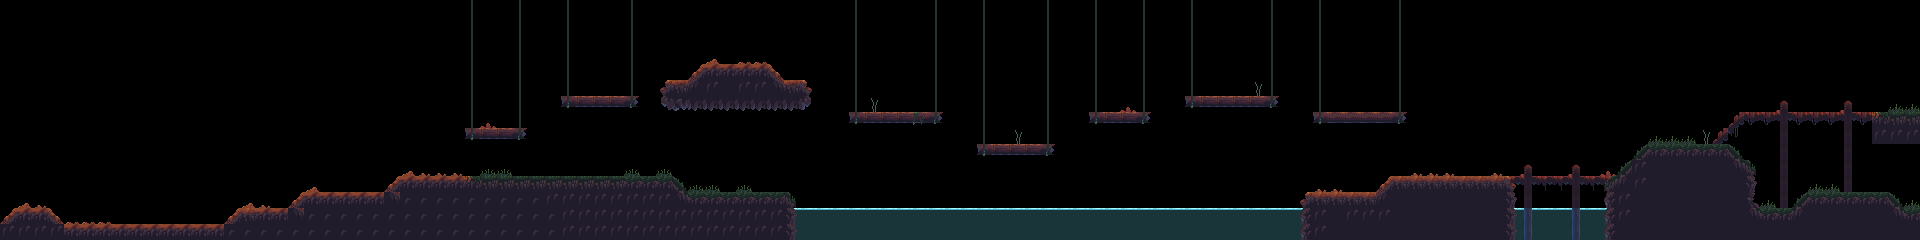

This game map was drawn from its Tiled (.tmx) file and the tilesets committed beside it. A one-line description and the trimmed map source follow:
An orthogonal 120x15 tile map with 16x16 px tiles, 3 tile layers (Слой тайлов 2, Слой тайлов 3, Слой тайлов 1) and 45 objects (2x Enemy, 2x Note, Player).

<map version="1.10" tiledversion="1.11.2" orientation="orthogonal" renderorder="right-down" width="120" height="15" tilewidth="16" tileheight="16" infinite="0" nextlayerid="11" nextobjectid="70">
 <tileset firstgid="1" source="WakeUpTildeSet.tsx" />
 <layer id="2" name="Слой тайлов 2" width="120" height="15">
  <data>[1800 cells, 135 non-empty, 9 distinct tile ids]</data>
 </layer>
 <layer id="4" name="Слой тайлов 3" width="120" height="15">
  <data>[1800 cells, 37 non-empty, 8 distinct tile ids]</data>
 </layer>
 <layer id="1" name="Слой тайлов 1" width="120" height="15">
  <data>[1800 cells, 467 non-empty, 48 distinct tile ids]</data>
 </layer>
 <objectgroup id="5" name="Слой объектов 1">
  <object id="6" x="0" y="224" width="240" height="16" />
  <object id="8" x="240" y="208" width="64" height="32" />
  <object id="9" x="304" y="192" width="96" height="48" />
  <object id="10" x="400" y="176" width="272" height="64" />
  <object id="11" x="672" y="192" width="128" height="48" />
  <object id="12" x="1296" y="192" width="224" height="48" />
  <object id="14" x="1392" y="176" width="208" height="16" />
  <object id="15" x="1600" y="176" width="160" height="64" />
  <object id="16" x="1632" y="160" width="112" height="16" />
  <object id="17" x="1648" y="144" width="80" height="16" />
  <object id="18" x="1760" y="208" width="160" height="32" />
  <object id="19" x="1808" y="192" width="80" height="16" />
  <object id="22" x="1744" y="112" width="176" height="16" />
  <object id="23" x="1872" y="128" width="48" height="16" />
  <object id="24" x="1184" y="96" width="96" height="16" />
  <object id="25" x="1312" y="112" width="96" height="16" />
  <object id="26" x="1088" y="112" width="64" height="16" />
  <object id="27" x="976" y="144" width="80" height="16" />
  <object id="28" x="848" y="112" width="96" height="16" />
  <object id="30" x="656" y="80" width="160" height="32" />
  <object id="31" x="704" y="64" width="64" height="16" />
  <object id="32" x="560" y="96" width="80" height="16" />
  <object id="33" x="464" y="128" width="64" height="16" />
  <object id="37" x="16" y="208" width="32" height="16" />
  <object id="40" x="672" y="176">
   <polygon points="0,0 16,16 0,16" />
  </object>
  <object id="41" x="400" y="176">
   <polygon points="0,0 0,16 -16,16" />
  </object>
  <object id="42" x="304" y="192">
   <polygon points="0,0 0,16 -16,16" />
  </object>
  <object id="43" x="240" y="208">
   <polygon points="0,0 -16,16 0,16 0,0" />
  </object>
  <object id="44" x="48" y="208">
   <polygon points="0,0 16,16 0,16" />
  </object>
  <object id="45" x="16" y="208">
   <polygon points="0,0 -16,16 0,16" />
  </object>
  <object id="46" x="704" y="64">
   <polygon points="0,0 -16,16 0,16" />
  </object>
  <object id="47" x="768" y="64">
   <polygon points="0,0 16,16 0,16" />
  </object>
  <object id="48" x="1392" y="176">
   <polygon points="0,0 -16,16 0,16 0,0" />
  </object>
  <object id="49" x="1632" y="160">
   <polygon points="0,0 -16,16 0,16" />
  </object>
  <object id="50" x="1648" y="144">
   <polygon points="0,0 -16,16 0,16" />
  </object>
  <object id="54" x="1728" y="144">
   <polygon points="0,0 16,16 0,16" />
  </object>
  <object id="55" x="1744" y="160">
   <polygon points="0,0 16,16 0,16" />
  </object>
  <object id="56" x="1808" y="192">
   <polygon points="0,0 -16,16 0,16" />
  </object>
  <object id="57" x="1888" y="192">
   <polygon points="0,0 16,16 0,16 0,0" />
  </object>
  <object id="58" x="1744" y="128">
   <polygon points="0,0 -16,16 -32,16 -16,0 0,-16" />
  </object>
 </objectgroup>
 <objectgroup id="7" name="Actor">
  <object id="61" name="Player" x="128" y="144" width="16" height="16" />
  <object id="63" name="Enemy" x="338.667" y="161.333" width="13.3333" height="14.6667" />
  <object id="66" name="Enemy" x="592.667" y="128.667" width="15.3333" height="15.3333" />
  <object id="68" name="Note" x="720" y="48" width="16" height="16">
   <properties>
    <property name="texture" value="Textures/note2.png" />
   </properties>
  </object>
  <object id="69" name="Note" x="880" y="96" width="16" height="16">
   <properties>
    <property name="texture" value="Textures/note.png" />
   </properties>
  </object>
 </objectgroup>
</map>
